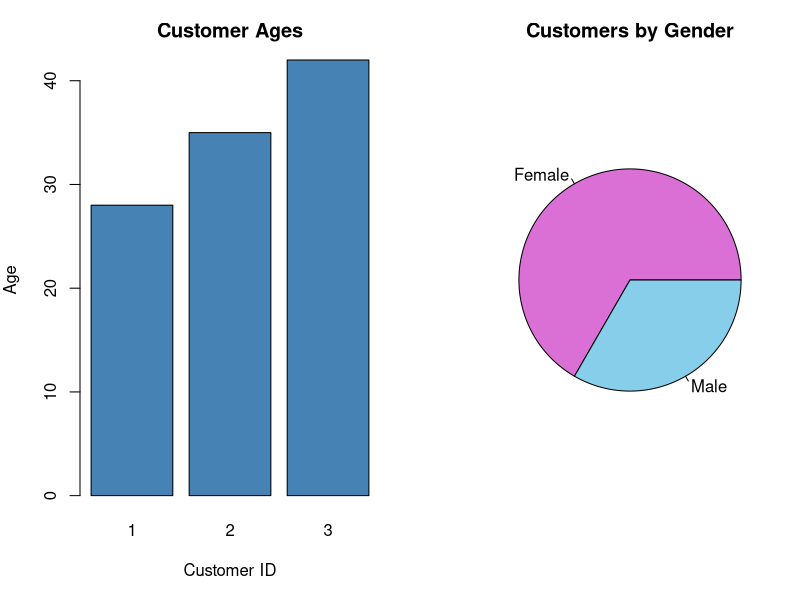

Write R code to recreate this figure.
# Set 16: Customer Demographics Analysis
customers <- data.frame(id = 1:3, age = c(28, 35, 42), gender = c("Female", "Male", "Female"), income = c(50000, 60000, 75000))
old <- par(mfrow = c(1, 2), mar = c(5, 4, 3, 1))
barplot(customers$age, names.arg = customers$id, xlab = "Customer ID", ylab = "Age", main = "Customer Ages", col = "steelblue")
pie(table(customers$gender), main = "Customers by Gender", col = c("orchid", "skyblue"))
par(old)
print(customers)
